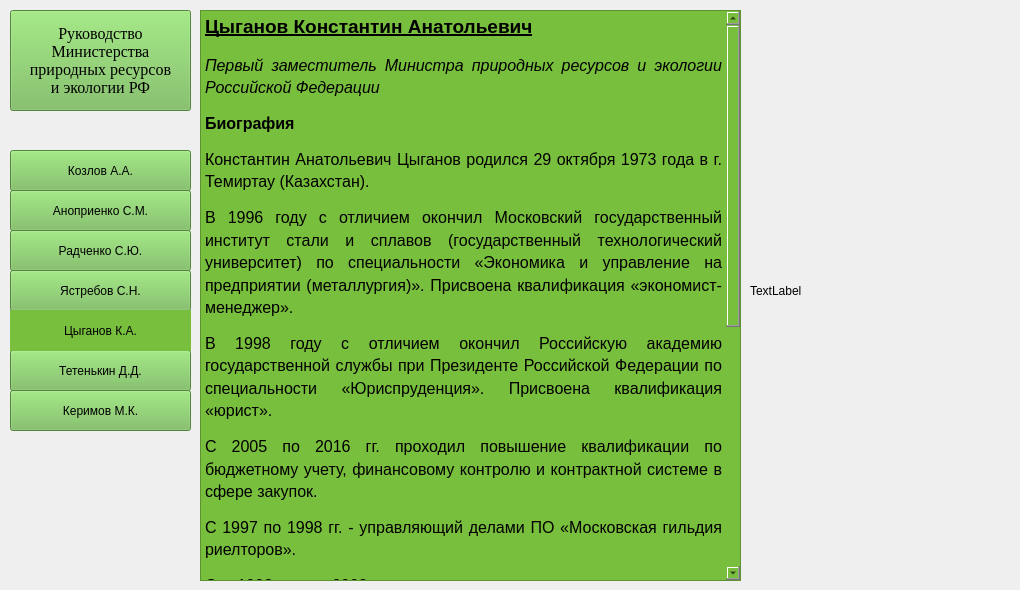
    <widget class="QWidget" name="page_tsiganov">
     <widget class="QTextEdit" name="textEdit_info_tsiganov">
      <property name="geometry">
       <rect>
        <x>200</x>
        <y>10</y>
        <width>541</width>
        <height>571</height>
       </rect>
      </property>
      <property name="styleSheet">
       <string notr="true">background-color: rgb(120, 191, 62);
font: 8pt &quot;Times New Roman&quot;;</string>
      </property>
      <property name="readOnly">
       <bool>true</bool>
      </property>
      <property name="html">
       <string>&lt;!DOCTYPE HTML PUBLIC &quot;-//W3C//DTD HTML 4.0//EN&quot; &quot;http://www.w3.org/TR/REC-html40/strict.dtd&quot;&gt;
&lt;html&gt;&lt;head&gt;&lt;meta name=&quot;qrichtext&quot; content=&quot;1&quot; /&gt;&lt;style type=&quot;text/css&quot;&gt;
p, li { white-space: pre-wrap; }
&lt;/style&gt;&lt;/head&gt;&lt;body style=&quot; font-family:'Times New Roman'; font-size:8pt; font-weight:400; font-style:normal;&quot;&gt;
&lt;p align=&quot;justify&quot; style=&quot; margin-top:12px; margin-bottom:12px; margin-left:0px; margin-right:0px; -qt-block-indent:0; text-indent:0px; line-height:125%;&quot;&gt;&lt;span style=&quot; font-size:14pt; font-weight:600; text-decoration: underline;&quot;&gt;Цыганов Константин Анатольевич&lt;/span&gt;&lt;/p&gt;
&lt;p align=&quot;justify&quot; style=&quot; margin-top:12px; margin-bottom:12px; margin-left:0px; margin-right:0px; -qt-block-indent:0; text-indent:0px; line-height:125%;&quot;&gt;&lt;span style=&quot; font-size:12pt; font-style:italic;&quot;&gt;Первый заместитель Министра природных ресурсов и экологии Российской Федерации &lt;/span&gt;&lt;/p&gt;
&lt;p align=&quot;justify&quot; style=&quot; margin-top:12px; margin-bottom:12px; margin-left:0px; margin-right:0px; -qt-block-indent:0; text-indent:0px; line-height:125%;&quot;&gt;&lt;span style=&quot; font-size:12pt; font-weight:600;&quot;&gt;Биография&lt;/span&gt;&lt;/p&gt;
&lt;p align=&quot;justify&quot; style=&quot; margin-top:12px; margin-bottom:12px; margin-left:0px; margin-right:0px; -qt-block-indent:0; text-indent:0px; line-height:125%;&quot;&gt;&lt;span style=&quot; font-size:12pt;&quot;&gt;Константин Анатольевич Цыганов родился 29 октября 1973 года в г. Темиртау (Казахстан).&lt;/span&gt;&lt;/p&gt;
&lt;p align=&quot;justify&quot; style=&quot; margin-top:12px; margin-bottom:12px; margin-left:0px; margin-right:0px; -qt-block-indent:0; text-indent:0px; line-height:125%;&quot;&gt;&lt;span style=&quot; font-size:12pt;&quot;&gt;В 1996 году с отличием окончил Московский государственный институт стали и сплавов (государственный технологический университет) по специальности «Экономика и управление на предприятии (металлургия)». Присвоена квалификация «экономист-менеджер».&lt;/span&gt;&lt;/p&gt;
&lt;p align=&quot;justify&quot; style=&quot; margin-top:12px; margin-bottom:12px; margin-left:0px; margin-right:0px; -qt-block-indent:0; text-indent:0px; line-height:125%;&quot;&gt;&lt;span style=&quot; font-size:12pt;&quot;&gt;В 1998 году с отличием окончил Российскую академию государственной службы при Президенте Российской Федерации по специальности «Юриспруденция». Присвоена квалификация «юрист».&lt;/span&gt;&lt;/p&gt;
&lt;p align=&quot;justify&quot; style=&quot; margin-top:12px; margin-bottom:12px; margin-left:0px; margin-right:0px; -qt-block-indent:0; text-indent:0px; line-height:125%;&quot;&gt;&lt;span style=&quot; font-size:12pt;&quot;&gt;С 2005 по 2016 гг. проходил повышение квалификации по бюджетному учету, финансовому контролю и контрактной системе в сфере закупок.&lt;/span&gt;&lt;/p&gt;
&lt;p align=&quot;justify&quot; style=&quot; margin-top:12px; margin-bottom:12px; margin-left:0px; margin-right:0px; -qt-block-indent:0; text-indent:0px; line-height:125%;&quot;&gt;&lt;span style=&quot; font-size:12pt;&quot;&gt;С 1997 по 1998 гг. - управляющий делами ПО «Московская гильдия риелторов».&lt;/span&gt;&lt;/p&gt;
&lt;p align=&quot;justify&quot; style=&quot; margin-top:12px; margin-bottom:12px; margin-left:0px; margin-right:0px; -qt-block-indent:0; text-indent:0px; line-height:125%;&quot;&gt;&lt;span style=&quot; font-size:12pt;&quot;&gt;С 1998 по 2003 гг. - заместитель начальника отдела экспериментальной застройки ЗАО «Центр содействия жилищной реформе» (г. Москва).&lt;/span&gt;&lt;/p&gt;
&lt;p align=&quot;justify&quot; style=&quot; margin-top:12px; margin-bottom:12px; margin-left:0px; margin-right:0px; -qt-block-indent:0; text-indent:0px; line-height:125%;&quot;&gt;&lt;span style=&quot; font-size:12pt;&quot;&gt;С 2003 по 2004 гг. - директор по управлению ООО «Мой дом. Управление жилищным фондом» (г. Москва).&lt;/span&gt;&lt;/p&gt;
&lt;p align=&quot;justify&quot; style=&quot; margin-top:12px; margin-bottom:12px; margin-left:0px; margin-right:0px; -qt-block-indent:0; text-indent:0px; line-height:125%;&quot;&gt;&lt;span style=&quot; font-size:12pt;&quot;&gt;С 2004 по 2017 гг. - проходил государственную гражданскую службу на различных должностях в Главном контрольном управлении Управления делами Президента Российской Федерации, в том числе с апреля 2016 года в должности начальника отдела внутреннего финансового аудита и контроля в сфере закупок.&lt;/span&gt;&lt;/p&gt;
&lt;p align=&quot;justify&quot; style=&quot; margin-top:12px; margin-bottom:12px; margin-left:0px; margin-right:0px; -qt-block-indent:0; text-indent:0px; line-height:125%;&quot;&gt;&lt;span style=&quot; font-size:12pt;&quot;&gt;С 2017 по 2019 гг. - советник Министра Российской Федерации по развитию Дальнего Востока и Арктики.&lt;/span&gt;&lt;/p&gt;
&lt;p align=&quot;justify&quot; style=&quot; margin-top:12px; margin-bottom:12px; margin-left:0px; margin-right:0px; -qt-block-indent:0; text-indent:0px; line-height:125%;&quot;&gt;&lt;span style=&quot; font-size:12pt;&quot;&gt;С сентября 2019 по январь 2021 гг. – заместитель Министра Российской Федерации по развитию Дальнего Востока и Арктики.&lt;/span&gt;&lt;/p&gt;
&lt;p align=&quot;justify&quot; style=&quot; margin-top:12px; margin-bottom:12px; margin-left:0px; margin-right:0px; -qt-block-indent:0; text-indent:0px; line-height:125%;&quot;&gt;&lt;span style=&quot; font-size:12pt;&quot;&gt;Имеет классный чин государственной гражданской службы Российской Федерации государственного советника Российской Федерации 2 класса.&lt;/span&gt;&lt;/p&gt;&lt;/body&gt;&lt;/html&gt;</string>
      </property>
     </widget>
     <widget class="QLabel" name="label_photo_tsiganov">
      <property name="geometry">
       <rect>
        <x>750</x>
        <y>10</y>
        <width>261</width>
        <height>561</height>
       </rect>
      </property>
      <property name="minimumSize">
       <size>
        <width>200</width>
        <height>150</height>
       </size>
      </property>
      <property name="maximumSize">
       <size>
        <width>16777215</width>
        <height>16777215</height>
       </size>
      </property>
      <property name="text">
       <string>TextLabel</string>
      </property>
     </widget>
     <widget class="QPushButton" name="btn_return_main_page_5">
      <property name="geometry">
       <rect>
        <x>10</x>
        <y>10</y>
        <width>181</width>
        <height>101</height>
       </rect>
      </property>
      <property name="font">
       <font>
        <family>Times New Roman</family>
        <pointsize>12</pointsize>
        <weight>9</weight>
        <italic>false</italic>
        <bold>false</bold>
       </font>
      </property>
      <property name="styleSheet">
       <string notr="true">font: 75 12pt &quot;Times New Roman&quot;;
background-color: rgb(114, 187, 83);</string>
      </property>
      <property name="text">
       <string>Руководство
Министерства
природных ресурсов
и экологии РФ</string>
      </property>
      <attribute name="buttonGroup">
       <string notr="true">buttonGroup_back_all_people</string>
      </attribute>
     </widget>
     <widget class="QPushButton" name="btn_show_tetenkin_5">
      <property name="geometry">
       <rect>
        <x>10</x>
        <y>350</y>
        <width>181</width>
        <height>41</height>
       </rect>
      </property>
      <property name="styleSheet">
       <string notr="true">font: 12pt &quot;Times New Roman&quot;;
background-color: rgb(114, 187, 83);</string>
      </property>
      <property name="text">
       <string>Тетенькин Д.Д.</string>
      </property>
      <attribute name="buttonGroup">
       <string notr="true">buttonGroup_tetenkin</string>
      </attribute>
     </widget>
     <widget class="QPushButton" name="bnt_show_anoprienko_5">
      <property name="geometry">
       <rect>
        <x>10</x>
        <y>190</y>
        <width>181</width>
        <height>41</height>
       </rect>
      </property>
      <property name="styleSheet">
       <string notr="true">font: 12pt &quot;Times New Roman&quot;;
background-color: rgb(114, 187, 83);</string>
      </property>
      <property name="text">
       <string>Аноприенко С.М.</string>
      </property>
      <attribute name="buttonGroup">
       <string notr="true">buttonGroup_anoprienko</string>
      </attribute>
     </widget>
     <widget class="QPushButton" name="btn_show_yastrebov_5">
      <property name="geometry">
       <rect>
        <x>10</x>
        <y>270</y>
        <width>181</width>
        <height>41</height>
       </rect>
      </property>
      <property name="styleSheet">
       <string notr="true">font: 12pt &quot;Times New Roman&quot;;
background-color: rgb(114, 187, 83);</string>
      </property>
      <property name="text">
       <string>Ястребов С.Н.</string>
      </property>
      <attribute name="buttonGroup">
       <string notr="true">buttonGroup_yastrebov</string>
      </attribute>
     </widget>
     <widget class="QPushButton" name="bnt_show_cozlov_5">
      <property name="geometry">
       <rect>
        <x>10</x>
        <y>150</y>
        <width>181</width>
        <height>41</height>
       </rect>
      </property>
      <property name="styleSheet">
       <string notr="true">font: 12pt &quot;Times New Roman&quot;;
background-color: rgb(114, 187, 83);</string>
      </property>
      <property name="text">
       <string>Козлов А.А.</string>
      </property>
      <attribute name="buttonGroup">
       <string notr="true">buttonGroup_cozlov</string>
      </attribute>
     </widget>
     <widget class="QLabel" name="label_title_tsiganov">
      <property name="geometry">
       <rect>
        <x>10</x>
        <y>310</y>
        <width>181</width>
        <height>41</height>
       </rect>
      </property>
      <property name="styleSheet">
       <string notr="true">font: 12pt &quot;Times New Roman&quot;;
background-color: rgb(120, 191, 62);</string>
      </property>
      <property name="text">
       <string>Цыганов К.А.</string>
      </property>
      <property name="alignment">
       <set>Qt::AlignCenter</set>
      </property>
     </widget>
     <widget class="QPushButton" name="bnt_show_radchenko_5">
      <property name="geometry">
       <rect>
        <x>10</x>
        <y>230</y>
        <width>181</width>
        <height>41</height>
       </rect>
      </property>
      <property name="styleSheet">
       <string notr="true">font: 12pt &quot;Times New Roman&quot;;
background-color: rgb(114, 187, 83);</string>
      </property>
      <property name="text">
       <string>Радченко С.Ю.</string>
      </property>
      <attribute name="buttonGroup">
       <string notr="true">buttonGroup_radchenko</string>
      </attribute>
     </widget>
     <widget class="QPushButton" name="btn_show_kerimov_5">
      <property name="geometry">
       <rect>
        <x>10</x>
        <y>390</y>
        <width>181</width>
        <height>41</height>
       </rect>
      </property>
      <property name="styleSheet">
       <string notr="true">font: 12pt &quot;Times New Roman&quot;;
background-color: rgb(114, 187, 83);</string>
      </property>
      <property name="text">
       <string>Керимов М.К.</string>
      </property>
      <attribute name="buttonGroup">
       <string notr="true">buttonGroup_kerimov</string>
      </attribute>
     </widget>
    </widget>
